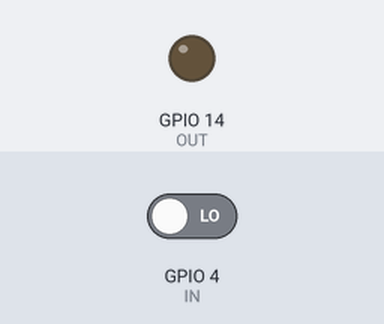
Recording of a program running on a simulated Raspberry Pi (BCM pin numbers). Parts: output pins drawn as LEDs (lit = HIGH). The inputs (shaded band) are chosen by the test bench; at power-on: GPIO 4 (IN) LOW.

Above: at 1.2 s.
1.3 s: GPIO 4 (IN) driven HIGH
At 1.9 s:
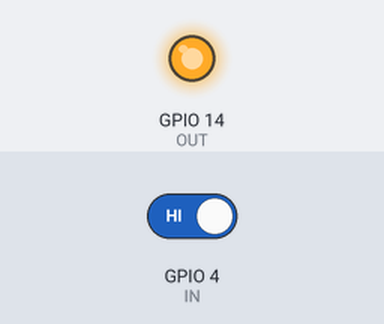
2.8 s: GPIO 4 (IN) driven LOW
At 4.2 s:
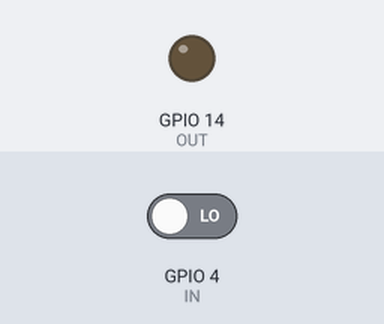
Timing chart, 0 to 5.8 s (numbered marks = the images above; inputs shaded):
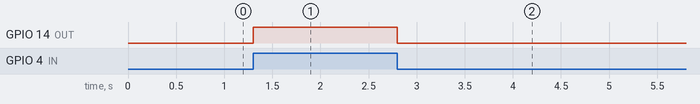

The program:

MotionSensor.py
```python
import RPi.GPIO as GPIO
import time
import sys

IN = 4
OUT = 14

GPIO.setmode(GPIO.BCM)
GPIO.setup(IN, GPIO.IN)
GPIO.setup(OUT, GPIO.OUT)

try:
	while True:
		if GPIO.input(4) == 1:
			GPIO.output(OUT, GPIO.HIGH)
			time.sleep(0.1)
			GPIO.output(OUT, GPIO.LOW)

except KeyboardInterrupt:
	GPIO.cleanup()
	sys.exit()
```

Measured:
- after the input at 1.3 s, GPIO 14 (OUT): LOW → HIGH at once
- after the input at 2.8 s, GPIO 14 (OUT): HIGH → LOW at once
